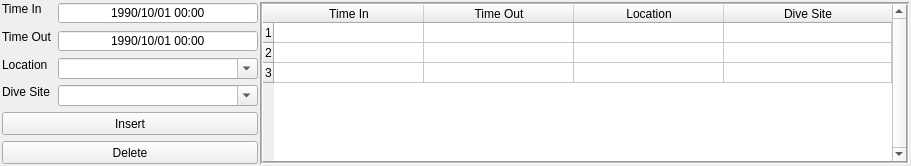
<?xml version="1.0" encoding="UTF-8"?>
<ui version="4.0">
 <class>widgetRoot</class>
 <widget class="QWidget" name="widgetRoot">
  <property name="windowModality">
   <enum>Qt::NonModal</enum>
  </property>
  <property name="geometry">
   <rect>
    <x>0</x>
    <y>0</y>
    <width>911</width>
    <height>166</height>
   </rect>
  </property>
  <property name="sizePolicy">
   <sizepolicy hsizetype="Expanding" vsizetype="Minimum">
    <horstretch>1</horstretch>
    <verstretch>1</verstretch>
   </sizepolicy>
  </property>
  <property name="minimumSize">
   <size>
    <width>0</width>
    <height>0</height>
   </size>
  </property>
  <property name="maximumSize">
   <size>
    <width>16777215</width>
    <height>16777215</height>
   </size>
  </property>
  <property name="baseSize">
   <size>
    <width>906</width>
    <height>166</height>
   </size>
  </property>
  <property name="windowTitle">
   <string>DiveLog</string>
  </property>
  <layout class="QHBoxLayout" name="horizontalLayout" stretch="0,1">
   <property name="spacing">
    <number>2</number>
   </property>
   <property name="leftMargin">
    <number>2</number>
   </property>
   <property name="topMargin">
    <number>2</number>
   </property>
   <property name="rightMargin">
    <number>2</number>
   </property>
   <property name="bottomMargin">
    <number>2</number>
   </property>
   <item>
    <layout class="QFormLayout" name="formLayout">
     <property name="horizontalSpacing">
      <number>6</number>
     </property>
     <property name="verticalSpacing">
      <number>6</number>
     </property>
     <item row="0" column="0">
      <widget class="QLabel" name="label_2">
       <property name="sizePolicy">
        <sizepolicy hsizetype="Fixed" vsizetype="Fixed">
         <horstretch>0</horstretch>
         <verstretch>0</verstretch>
        </sizepolicy>
       </property>
       <property name="text">
        <string>Time In</string>
       </property>
      </widget>
     </item>
     <item row="0" column="1">
      <widget class="QDateTimeEdit" name="dateTimeEditTimeIn">
       <property name="sizePolicy">
        <sizepolicy hsizetype="Fixed" vsizetype="Fixed">
         <horstretch>0</horstretch>
         <verstretch>0</verstretch>
        </sizepolicy>
       </property>
       <property name="minimumSize">
        <size>
         <width>200</width>
         <height>21</height>
        </size>
       </property>
       <property name="maximumSize">
        <size>
         <width>16777215</width>
         <height>16777215</height>
        </size>
       </property>
       <property name="alignment">
        <set>Qt::AlignCenter</set>
       </property>
       <property name="buttonSymbols">
        <enum>QAbstractSpinBox::NoButtons</enum>
       </property>
       <property name="dateTime">
        <datetime>
         <hour>0</hour>
         <minute>0</minute>
         <second>0</second>
         <year>1990</year>
         <month>10</month>
         <day>1</day>
        </datetime>
       </property>
       <property name="displayFormat">
        <string>yyyy/MM/dd HH:mm</string>
       </property>
       <property name="calendarPopup">
        <bool>false</bool>
       </property>
      </widget>
     </item>
     <item row="1" column="0">
      <widget class="QLabel" name="label_3">
       <property name="sizePolicy">
        <sizepolicy hsizetype="Fixed" vsizetype="Fixed">
         <horstretch>0</horstretch>
         <verstretch>0</verstretch>
        </sizepolicy>
       </property>
       <property name="text">
        <string>Time Out</string>
       </property>
      </widget>
     </item>
     <item row="1" column="1">
      <widget class="QDateTimeEdit" name="dateTimeEditTimeOut">
       <property name="sizePolicy">
        <sizepolicy hsizetype="Fixed" vsizetype="Fixed">
         <horstretch>0</horstretch>
         <verstretch>0</verstretch>
        </sizepolicy>
       </property>
       <property name="minimumSize">
        <size>
         <width>200</width>
         <height>21</height>
        </size>
       </property>
       <property name="maximumSize">
        <size>
         <width>16777215</width>
         <height>16777215</height>
        </size>
       </property>
       <property name="alignment">
        <set>Qt::AlignCenter</set>
       </property>
       <property name="buttonSymbols">
        <enum>QAbstractSpinBox::NoButtons</enum>
       </property>
       <property name="dateTime">
        <datetime>
         <hour>0</hour>
         <minute>0</minute>
         <second>0</second>
         <year>1990</year>
         <month>10</month>
         <day>1</day>
        </datetime>
       </property>
       <property name="currentSection">
        <enum>QDateTimeEdit::YearSection</enum>
       </property>
       <property name="displayFormat">
        <string>yyyy/MM/dd HH:mm</string>
       </property>
      </widget>
     </item>
     <item row="2" column="0">
      <widget class="QLabel" name="label_4">
       <property name="sizePolicy">
        <sizepolicy hsizetype="Fixed" vsizetype="Fixed">
         <horstretch>0</horstretch>
         <verstretch>0</verstretch>
        </sizepolicy>
       </property>
       <property name="text">
        <string>Location</string>
       </property>
      </widget>
     </item>
     <item row="2" column="1">
      <widget class="QComboBox" name="comboBoxLocation">
       <property name="sizePolicy">
        <sizepolicy hsizetype="Fixed" vsizetype="Fixed">
         <horstretch>0</horstretch>
         <verstretch>0</verstretch>
        </sizepolicy>
       </property>
       <property name="minimumSize">
        <size>
         <width>200</width>
         <height>21</height>
        </size>
       </property>
       <property name="maximumSize">
        <size>
         <width>16777215</width>
         <height>16777215</height>
        </size>
       </property>
       <property name="styleSheet">
        <string notr="true"/>
       </property>
       <property name="editable">
        <bool>true</bool>
       </property>
      </widget>
     </item>
     <item row="3" column="0">
      <widget class="QLabel" name="label_5">
       <property name="sizePolicy">
        <sizepolicy hsizetype="Fixed" vsizetype="Fixed">
         <horstretch>0</horstretch>
         <verstretch>0</verstretch>
        </sizepolicy>
       </property>
       <property name="text">
        <string>Dive Site</string>
       </property>
      </widget>
     </item>
     <item row="3" column="1">
      <widget class="QComboBox" name="comboBoxDiveSite">
       <property name="sizePolicy">
        <sizepolicy hsizetype="Fixed" vsizetype="Fixed">
         <horstretch>0</horstretch>
         <verstretch>0</verstretch>
        </sizepolicy>
       </property>
       <property name="minimumSize">
        <size>
         <width>200</width>
         <height>21</height>
        </size>
       </property>
       <property name="maximumSize">
        <size>
         <width>16777215</width>
         <height>16777215</height>
        </size>
       </property>
       <property name="editable">
        <bool>true</bool>
       </property>
      </widget>
     </item>
     <item row="4" column="0" colspan="2">
      <widget class="QPushButton" name="pushButtonInsert">
       <property name="sizePolicy">
        <sizepolicy hsizetype="Expanding" vsizetype="Fixed">
         <horstretch>0</horstretch>
         <verstretch>0</verstretch>
        </sizepolicy>
       </property>
       <property name="minimumSize">
        <size>
         <width>200</width>
         <height>23</height>
        </size>
       </property>
       <property name="maximumSize">
        <size>
         <width>16777215</width>
         <height>16777215</height>
        </size>
       </property>
       <property name="text">
        <string>Insert</string>
       </property>
      </widget>
     </item>
     <item row="5" column="0" colspan="2">
      <widget class="QPushButton" name="pushButtonDelete">
       <property name="enabled">
        <bool>true</bool>
       </property>
       <property name="sizePolicy">
        <sizepolicy hsizetype="Expanding" vsizetype="Fixed">
         <horstretch>0</horstretch>
         <verstretch>0</verstretch>
        </sizepolicy>
       </property>
       <property name="minimumSize">
        <size>
         <width>200</width>
         <height>23</height>
        </size>
       </property>
       <property name="maximumSize">
        <size>
         <width>16777215</width>
         <height>16777215</height>
        </size>
       </property>
       <property name="text">
        <string>Delete</string>
       </property>
      </widget>
     </item>
    </layout>
   </item>
   <item>
    <widget class="QTableWidget" name="tableWidgetDiveLog">
     <property name="sizePolicy">
      <sizepolicy hsizetype="Expanding" vsizetype="Minimum">
       <horstretch>0</horstretch>
       <verstretch>0</verstretch>
      </sizepolicy>
     </property>
     <property name="minimumSize">
      <size>
       <width>0</width>
       <height>0</height>
      </size>
     </property>
     <property name="maximumSize">
      <size>
       <width>16777215</width>
       <height>16777215</height>
      </size>
     </property>
     <property name="focusPolicy">
      <enum>Qt::NoFocus</enum>
     </property>
     <property name="styleSheet">
      <string notr="true">::item:selected:!active { background-color: rgb(0, 120, 215);color: white;}
:focus { outline: none; }</string>
     </property>
     <property name="frameShape">
      <enum>QFrame::Box</enum>
     </property>
     <property name="midLineWidth">
      <number>1</number>
     </property>
     <property name="verticalScrollBarPolicy">
      <enum>Qt::ScrollBarAlwaysOn</enum>
     </property>
     <property name="sizeAdjustPolicy">
      <enum>QAbstractScrollArea::AdjustToContentsOnFirstShow</enum>
     </property>
     <property name="editTriggers">
      <set>QAbstractItemView::NoEditTriggers</set>
     </property>
     <property name="selectionMode">
      <enum>QAbstractItemView::SingleSelection</enum>
     </property>
     <property name="selectionBehavior">
      <enum>QAbstractItemView::SelectRows</enum>
     </property>
     <property name="verticalScrollMode">
      <enum>QAbstractItemView::ScrollPerPixel</enum>
     </property>
     <property name="horizontalScrollMode">
      <enum>QAbstractItemView::ScrollPerPixel</enum>
     </property>
     <property name="gridStyle">
      <enum>Qt::SolidLine</enum>
     </property>
     <property name="sortingEnabled">
      <bool>true</bool>
     </property>
     <property name="wordWrap">
      <bool>false</bool>
     </property>
     <property name="rowCount">
      <number>3</number>
     </property>
     <property name="columnCount">
      <number>4</number>
     </property>
     <attribute name="horizontalHeaderCascadingSectionResizes">
      <bool>true</bool>
     </attribute>
     <attribute name="horizontalHeaderDefaultSectionSize">
      <number>150</number>
     </attribute>
     <attribute name="horizontalHeaderStretchLastSection">
      <bool>true</bool>
     </attribute>
     <attribute name="verticalHeaderVisible">
      <bool>true</bool>
     </attribute>
     <attribute name="verticalHeaderMinimumSectionSize">
      <number>20</number>
     </attribute>
     <attribute name="verticalHeaderDefaultSectionSize">
      <number>20</number>
     </attribute>
     <attribute name="verticalHeaderHighlightSections">
      <bool>true</bool>
     </attribute>
     <attribute name="verticalHeaderShowSortIndicator" stdset="0">
      <bool>true</bool>
     </attribute>
     <attribute name="verticalHeaderStretchLastSection">
      <bool>false</bool>
     </attribute>
     <row/>
     <row/>
     <row/>
     <column>
      <property name="text">
       <string>Time In</string>
      </property>
     </column>
     <column>
      <property name="text">
       <string>Time Out</string>
      </property>
     </column>
     <column>
      <property name="text">
       <string>Location</string>
      </property>
     </column>
     <column>
      <property name="text">
       <string>Dive Site</string>
      </property>
     </column>
    </widget>
   </item>
  </layout>
 </widget>
 <resources/>
 <connections/>
</ui>
